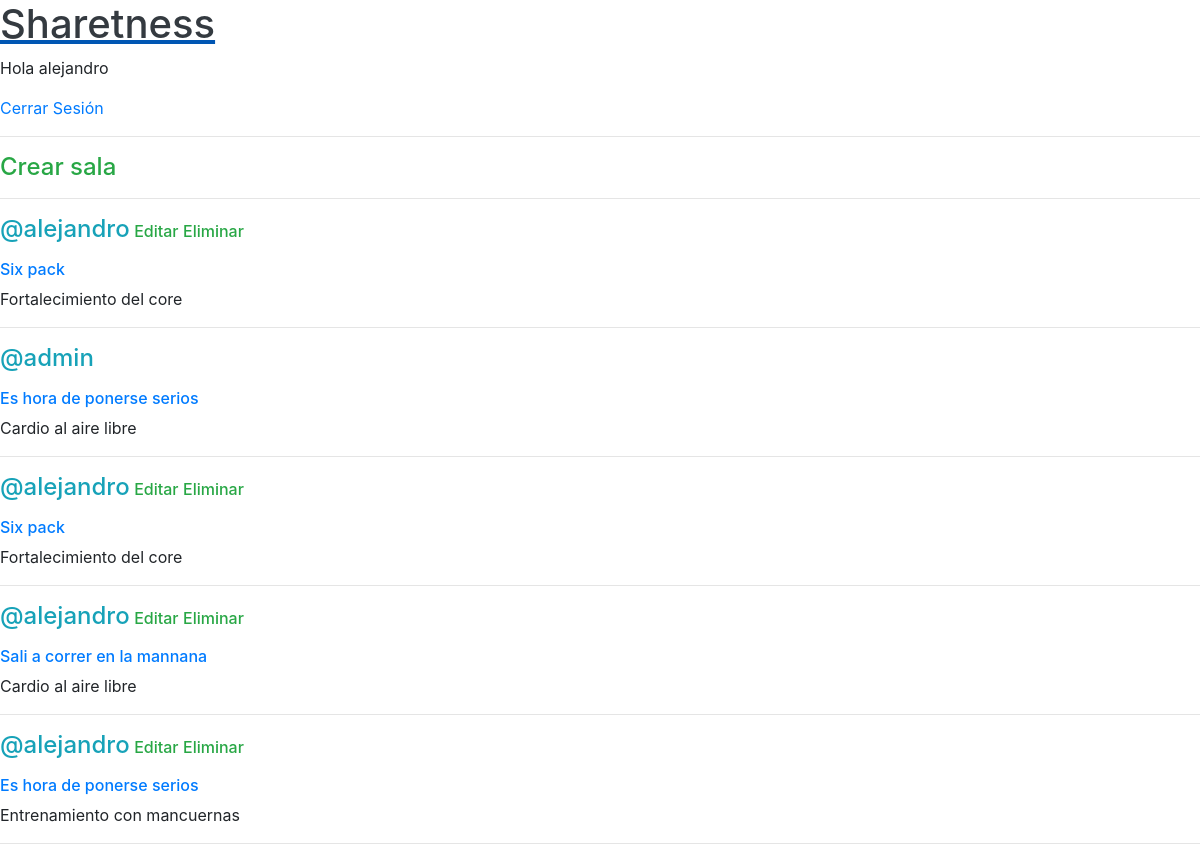
The app's page / (signed in), older data.
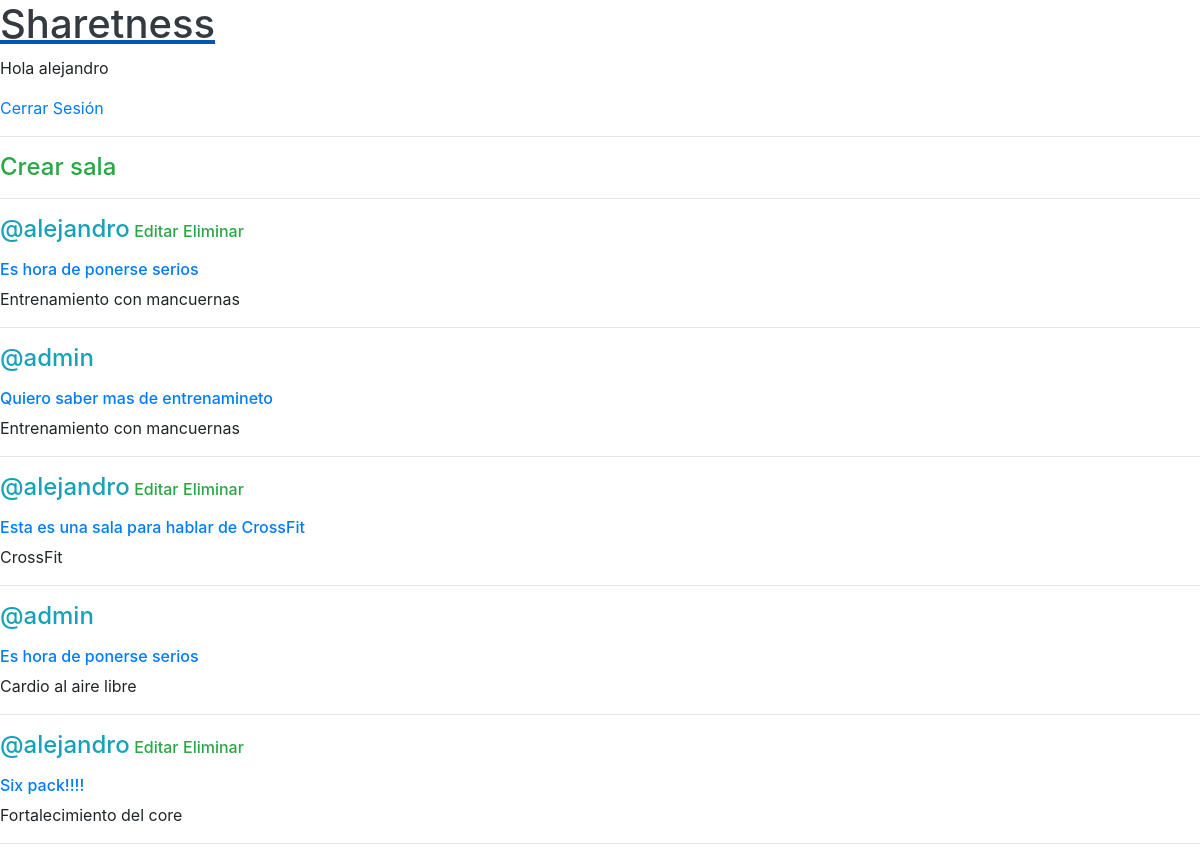
The same page, newer data.
### forum/models.py (models this page shows, shortened)
class Room(models.Model):
    host = models.ForeignKey(User, on_delete=models.SET_NULL, null=True)
    topic = models.ForeignKey(Topic, on_delete=models.SET_NULL, null=True)
    name = models.CharField(max_length=200)
    description =models.TextField(null=True, blank=True)
    update = models.DateTimeField(auto_now=True)
    created = models.DateTimeField(auto_now_add=True)
    class Meta:
        ordering = ['-update', '-created']

class Topic(models.Model):
    name = models.CharField(max_length=200)
    def __str__(self):
        return self.name

### forum/views.py (the view)
# urls.py: path('', views.home, name="home"),
def home(request):
    rooms = Room.objects.all()
    context = {'rooms': rooms}
    return render(request, 'forum/home.html', context)

### forum/templates/forum/home.html
{% extends 'main.html' %}
{% block content %}
    <a href={% url 'create-room' %} class="h4 text-success">Crear sala</a>
    <hr>
    <div class="room-container">
        {% for room in rooms %}
            <h4 style="display: inline;"><span class="text-info">@{{ room.host.username }}</span></h4>
            {% if request.user == room.host %}
            <a href={% url 'update-room' room.id %} class="text-success h6">Editar</a>
            <a href={% url 'delete-room' room.id %} class="text-success h6">Eliminar</a>
            {% endif %}
            <p class="h6 mt-3 "><a href="/room/{{room.id}}">{{ room.name }}</a></p>
            <p>{{ room.topic }}</p>
            <hr>
        {% endfor %}
    </div>
{% endblock content %}

Row changes from the older to the newer data that the page shows:
removed Room: host.username "alejandro", shows "Editar", name "Six pack", topic "Fortalecimiento del core"
removed Room: host.username "alejandro", shows "Editar", name "Sali a correr en la mannana", topic "Cardio al aire libre"
changed Room (number 1 of 5 on the later page): moves up the list
added Room: host.username "admin", name "Quiero saber mas de entrenamineto", topic "Entrenamiento con mancuernas"
added Room: host.username "alejandro", shows "Editar", name "Esta es una sala para hablar de CrossFit", topic "CrossFit"
changed Room "Cardio al aire libre": moves down the list
changed Room "Fortalecimiento del core": name "Six pack" → "Six pack!!!!"
